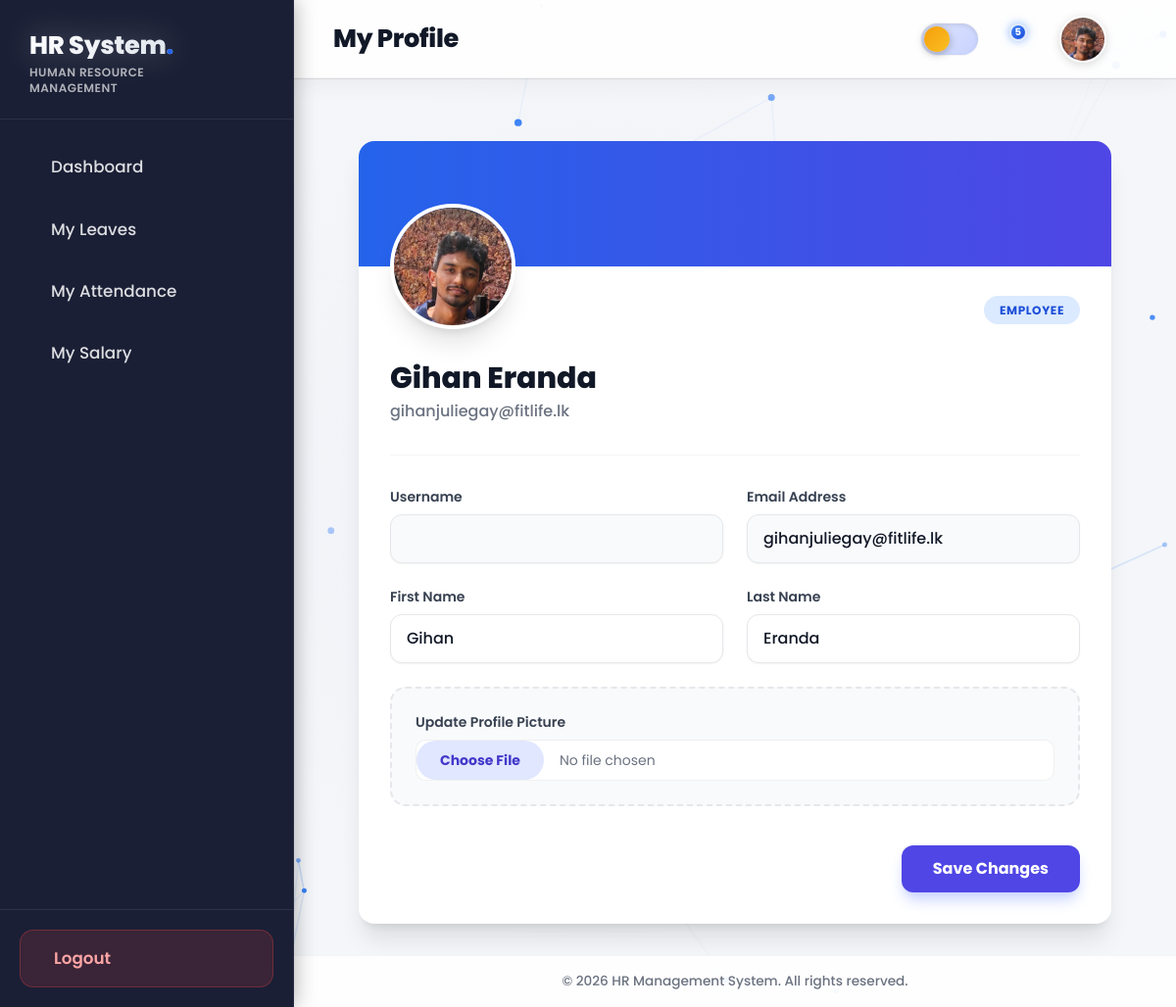
The page /profile/ (signed in) on the database as committed earlier.
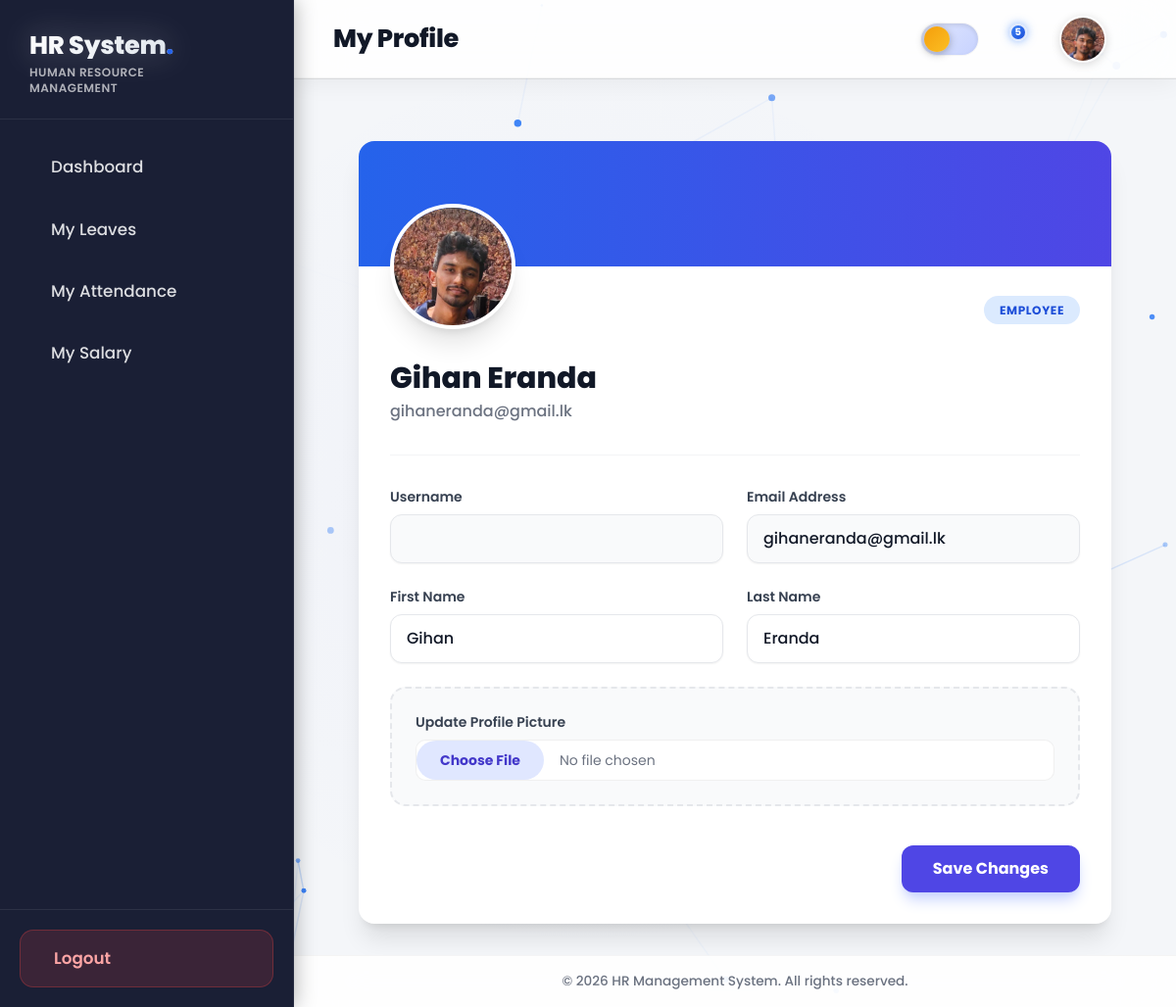
The same page on the database as committed later.
### accounts/models.py (models this page shows, shortened)
class User(AbstractUser):
    ROLE_CHOICES = (
        ('HR', 'HR Manager'),
        ('EMPLOYEE', 'Employee'),
    )
    role = models.CharField(max_length=20, choices=ROLE_CHOICES, default='EMPLOYEE')
    profile_picture = models.ImageField(upload_to='profile_pics/', blank=True, null=True)

### accounts/views.py (the view)
# urls.py: path('profile/', views.profile_view, name='profile'),
@login_required
def profile_view(request):
    if request.method == 'POST':
        form = UserProfileForm(request.POST, request.FILES, instance=request.user)
        if form.is_valid():
            form.save()
            messages.success(request, 'Profile updated successfully!')
            return redirect('profile')
    else:
        form = UserProfileForm(instance=request.user)
    return render(request, 'accounts/profile.html', {'form': form})

### accounts/forms.py
class UserProfileForm(forms.ModelForm):
    class Meta:
        model = User
        fields = ('first_name', 'last_name', 'email','profile_picture')
        widgets = {
            'first_name': forms.TextInput(attrs={'class': 'form-control'}),
            'last_name': forms.TextInput(attrs={'class': 'form-control'}),
            'email': forms.EmailInput(attrs={'class': 'form-control'}),
            'profile_picture': forms.FileInput(attrs={'class': 'form-control'}),
        }

### templates/accounts/profile.html (shortened to what the changed rows need)
{% extends 'base.html' %}
{% block content %}
<div class="max-w-3xl mx-auto bg-white rounded-2xl shadow-xl overflow-hidden mt-8 transform transition-all duration-300">
    <div class="px-8 pb-8">
        <div class="relative flex justify-between items-end -mt-16 mb-8">
            <div class="relative group cursor-pointer inline-block">
                {% if request.user.profile_picture %}
                    <img src="{{ request.user.profile_picture.url }}" alt="Profile" class="h-32 w-32 rounded-full object-cover border-4 border-white shadow-xl bg-white">
                {% else %}
                    <div class="h-32 w-32 rounded-full border-4 border-white shadow-xl bg-blue-100 flex items-center justify-center text-blue-600 font-bold text-4xl">
                        {{ request.user.username|make_list|first|upper }}
                    </div>
                {% endif %}
            </div>
            <div class="pb-2">
                <span class="px-4 py-1.5 rounded-full text-xs font-bold uppercase tracking-wider
                    {% if request.user.role == 'HR' %}bg-purple-100 text-purple-700{% else %}bg-blue-100 text-blue-700{% endif %}">
                    {{ request.user.get_role_display }}
                </span>
            </div>
        </div>
        <div>
            <h2 class="text-3xl font-extrabold text-gray-900">{{ request.user.get_full_name|default:request.user.username }}</h2>
            <p class="text-gray-500 font-medium mt-1">{{ request.user.email }}</p>
        </div>
        <form method="post" enctype="multipart/form-data" class="space-y-6">
            <div class="grid grid-cols-1 md:grid-cols-2 gap-6">
                <div>
                    <label class="block text-sm font-semibold text-gray-700 mb-2">Email Address</label>
                    <input type="email" name="email" value="{{ form.email.value|default:'' }}" class="w-full px-4 py-3 bg-gray-50 border border-gray-200 rounded-xl focus:ring-2 focus:ring-indigo-500 focus:border-indigo-500 transition shadow-sm font-medium" required>
                </div>
                <div>
                    <label class="block text-sm font-semibold text-gray-700 mb-2">First Name</label>
                    <input type="text" name="first_name" value="{{ form.first_name.value|default:'' }}" class="w-full px-4 py-3 bg-white border border-gray-200 rounded-xl focus:ring-2 focus:ring-indigo-500 focus:border-indigo-500 transition shadow-sm font-medium">
                </div>
                <div>
                    <label class="block text-sm font-semibold text-gray-700 mb-2">Last Name</label>
                    <input type="text" name="last_name" value="{{ form.last_name.value|default:'' }}" class="w-full px-4 py-3 bg-white border border-gray-200 rounded-xl focus:ring-2 focus:ring-indigo-500 focus:border-indigo-500 transition shadow-sm font-medium">
                </div>
            </div>
        </form>
    </div>
</div>
{% endblock %}

### templates/base.html (shortened to what the changed rows need)
<!DOCTYPE html>
<html lang="en" class="">
<head>
    <script src="https://cdn.tailwindcss.com"></script>
</head>
<body>
    <aside class="sidebar">
        <div class="sidebar-brand">
            <h1 style="font-size: 1.6rem; line-height: 1.1;">HR System<span style="color:var(--accent-2)">.</span></h1>
        </div>
    </aside>
    <div class="main-area">
        <header class="topbar">
            <div class="topbar-actions">
                <a href="{% url 'profile' %}" class="profile-btn" title="Edit Profile">
                    <div class="profile-img-wrap">
                        {% if request.user.profile_picture %}
                        <img src="{{ request.user.profile_picture.url }}" alt="Profile"
                            style="width:100%;height:100%;object-fit:cover;">
                        {% else %}
                        <div
                            style="width:100%;height:100%;background:linear-gradient(135deg,#4f46e5,#2563eb);display:flex;align-items:center;justify-content:center;color:#fff;font-weight:700;font-size:1.2rem;">
                            {{ request.user.username|make_list|first|upper }}
                        </div>
                        {% endif %}
                    </div>
                </a>
            </div>
        </header>
        <main id="main-content" style="flex:1;overflow-y:auto;padding:32px 40px;position:relative;z-index:20;">
            {% block content %}{% endblock %}
        </main>
    </div>
</body>
</html>

Rows that differ between the two databases and show on the page:
changed User "Gihan Eranda": user.email "gihanjuliegay@fitlife.lk" → "gihaneranda@gmail.lk"; email "gihanjuliegay@fitlife.lk" → "gihaneranda@gmail.lk"
